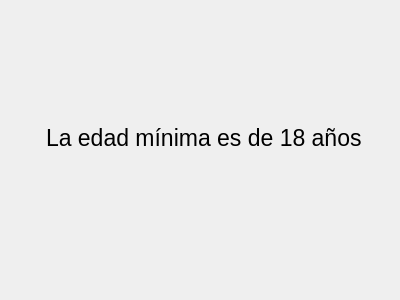
<?xml version="1.0" encoding="UTF-8"?>
<ui version="4.0">
 <class>Dialog</class>
 <widget class="QDialog" name="Dialog">
  <property name="geometry">
   <rect>
    <x>0</x>
    <y>0</y>
    <width>400</width>
    <height>300</height>
   </rect>
  </property>
  <property name="windowTitle">
   <string>Dialog</string>
  </property>
  <widget class="QLabel" name="label">
   <property name="geometry">
    <rect>
     <x>46</x>
     <y>42</y>
     <width>331</width>
     <height>191</height>
    </rect>
   </property>
   <property name="font">
    <font>
     <pointsize>17</pointsize>
    </font>
   </property>
   <property name="text">
    <string>La edad mínima es de 18 años</string>
   </property>
  </widget>
 </widget>
 <resources/>
 <connections/>
</ui>
